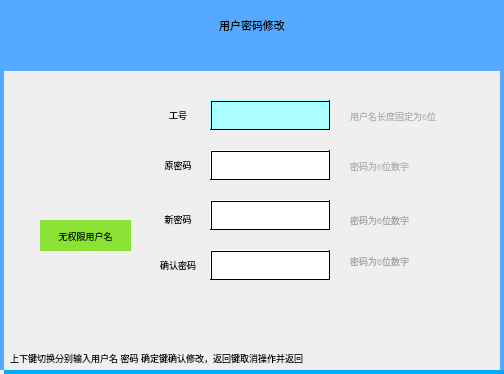
<?xml version="1.0" encoding="UTF-8"?>
<ui version="4.0">
 <class>powerusrmodifypasswd</class>
 <widget class="QWidget" name="powerusrmodifypasswd">
  <property name="geometry">
   <rect>
    <x>0</x>
    <y>0</y>
    <width>504</width>
    <height>374</height>
   </rect>
  </property>
  <property name="windowTitle">
   <string>Form</string>
  </property>
  <widget class="QLabel" name="label_2">
   <property name="geometry">
    <rect>
     <x>150</x>
     <y>204</y>
     <width>56</width>
     <height>30</height>
    </rect>
   </property>
   <property name="font">
    <font>
     <pointsize>7</pointsize>
    </font>
   </property>
   <property name="text">
    <string>新密码</string>
   </property>
   <property name="alignment">
    <set>Qt::AlignCenter</set>
   </property>
  </widget>
  <widget class="QLabel" name="label_pwd">
   <property name="geometry">
    <rect>
     <x>210</x>
     <y>200</y>
     <width>120</width>
     <height>30</height>
    </rect>
   </property>
   <property name="font">
    <font>
     <pointsize>8</pointsize>
    </font>
   </property>
   <property name="styleSheet">
    <string notr="true">background-color: rgb(255, 255, 255);border:2px groove light blue;padding:2px 4px;
</string>
   </property>
   <property name="text">
    <string/>
   </property>
  </widget>
  <widget class="QLabel" name="label_loginflag">
   <property name="geometry">
    <rect>
     <x>40</x>
     <y>130</y>
     <width>90</width>
     <height>90</height>
    </rect>
   </property>
   <property name="styleSheet">
    <string notr="true">image: url(:/pic/modify.png);</string>
   </property>
   <property name="text">
    <string/>
   </property>
  </widget>
  <widget class="QLabel" name="label_usr">
   <property name="geometry">
    <rect>
     <x>210</x>
     <y>100</y>
     <width>120</width>
     <height>30</height>
    </rect>
   </property>
   <property name="font">
    <font>
     <pointsize>8</pointsize>
    </font>
   </property>
   <property name="styleSheet">
    <string notr="true">border:2px groove light blue;padding:2px 4px;
background-color: rgb(170, 255, 255);
</string>
   </property>
   <property name="text">
    <string/>
   </property>
  </widget>
  <widget class="QLabel" name="label_10">
   <property name="geometry">
    <rect>
     <x>4</x>
     <y>370</y>
     <width>500</width>
     <height>4</height>
    </rect>
   </property>
   <property name="styleSheet">
    <string notr="true">background-color: rgb(0, 170, 255);</string>
   </property>
   <property name="text">
    <string/>
   </property>
  </widget>
  <widget class="QLabel" name="label_nametip">
   <property name="geometry">
    <rect>
     <x>40</x>
     <y>220</y>
     <width>91</width>
     <height>31</height>
    </rect>
   </property>
   <property name="font">
    <font>
     <pointsize>7</pointsize>
    </font>
   </property>
   <property name="styleSheet">
    <string notr="true">background-color: rgb(138, 226, 52);</string>
   </property>
   <property name="text">
    <string>无权限用户名</string>
   </property>
   <property name="alignment">
    <set>Qt::AlignCenter</set>
   </property>
  </widget>
  <widget class="QLabel" name="label">
   <property name="geometry">
    <rect>
     <x>150</x>
     <y>100</y>
     <width>56</width>
     <height>30</height>
    </rect>
   </property>
   <property name="font">
    <font>
     <pointsize>7</pointsize>
    </font>
   </property>
   <property name="text">
    <string>工号</string>
   </property>
   <property name="alignment">
    <set>Qt::AlignCenter</set>
   </property>
  </widget>
  <widget class="QLabel" name="label_4">
   <property name="geometry">
    <rect>
     <x>10</x>
     <y>350</y>
     <width>391</width>
     <height>16</height>
    </rect>
   </property>
   <property name="font">
    <font>
     <pointsize>7</pointsize>
    </font>
   </property>
   <property name="text">
    <string>上下键切换分别输入用户名 密码 确定键确认修改，返回键取消操作并返回</string>
   </property>
  </widget>
  <widget class="QWidget" name="widget" native="true">
   <property name="geometry">
    <rect>
     <x>0</x>
     <y>0</y>
     <width>504</width>
     <height>71</height>
    </rect>
   </property>
   <property name="styleSheet">
    <string notr="true">background-color: rgb(85, 170, 255);</string>
   </property>
   <widget class="QLabel" name="label_title">
    <property name="geometry">
     <rect>
      <x>0</x>
      <y>0</y>
      <width>504</width>
      <height>51</height>
     </rect>
    </property>
    <property name="font">
     <font>
      <pointsize>8</pointsize>
      <weight>50</weight>
      <bold>false</bold>
     </font>
    </property>
    <property name="text">
     <string>用户密码修改</string>
    </property>
    <property name="alignment">
     <set>Qt::AlignCenter</set>
    </property>
   </widget>
  </widget>
  <widget class="QLabel" name="label_8">
   <property name="geometry">
    <rect>
     <x>0</x>
     <y>70</y>
     <width>4</width>
     <height>300</height>
    </rect>
   </property>
   <property name="styleSheet">
    <string notr="true">background-color: rgb(85, 170, 255);</string>
   </property>
   <property name="text">
    <string/>
   </property>
  </widget>
  <widget class="QLabel" name="label_9">
   <property name="geometry">
    <rect>
     <x>500</x>
     <y>70</y>
     <width>4</width>
     <height>300</height>
    </rect>
   </property>
   <property name="styleSheet">
    <string notr="true">background-color: rgb(85, 170, 255);</string>
   </property>
   <property name="text">
    <string/>
   </property>
  </widget>
  <widget class="QLabel" name="label_pwdtip">
   <property name="geometry">
    <rect>
     <x>350</x>
     <y>204</y>
     <width>121</width>
     <height>31</height>
    </rect>
   </property>
   <property name="font">
    <font>
     <pointsize>7</pointsize>
    </font>
   </property>
   <property name="styleSheet">
    <string notr="true">color: rgb(166, 166, 166);</string>
   </property>
   <property name="text">
    <string>密码为6位数字</string>
   </property>
  </widget>
  <widget class="QLabel" name="label_usrtip">
   <property name="geometry">
    <rect>
     <x>350</x>
     <y>100</y>
     <width>131</width>
     <height>31</height>
    </rect>
   </property>
   <property name="font">
    <font>
     <pointsize>7</pointsize>
    </font>
   </property>
   <property name="styleSheet">
    <string notr="true">color: rgb(179, 179, 179);</string>
   </property>
   <property name="text">
    <string>用户名长度固定为6位</string>
   </property>
  </widget>
  <widget class="QLabel" name="label_3">
   <property name="geometry">
    <rect>
     <x>150</x>
     <y>250</y>
     <width>56</width>
     <height>30</height>
    </rect>
   </property>
   <property name="font">
    <font>
     <pointsize>7</pointsize>
    </font>
   </property>
   <property name="text">
    <string>确认密码</string>
   </property>
   <property name="alignment">
    <set>Qt::AlignCenter</set>
   </property>
  </widget>
  <widget class="QLabel" name="label_pwd2">
   <property name="geometry">
    <rect>
     <x>210</x>
     <y>250</y>
     <width>120</width>
     <height>30</height>
    </rect>
   </property>
   <property name="font">
    <font>
     <pointsize>8</pointsize>
    </font>
   </property>
   <property name="styleSheet">
    <string notr="true">background-color: rgb(255, 255, 255);border:2px groove light blue;padding:2px 4px;
</string>
   </property>
   <property name="text">
    <string/>
   </property>
  </widget>
  <widget class="QLabel" name="label_pwd2tip">
   <property name="geometry">
    <rect>
     <x>350</x>
     <y>250</y>
     <width>131</width>
     <height>21</height>
    </rect>
   </property>
   <property name="font">
    <font>
     <pointsize>7</pointsize>
    </font>
   </property>
   <property name="styleSheet">
    <string notr="true">color: rgb(166, 166, 166);</string>
   </property>
   <property name="text">
    <string>密码为6位数字</string>
   </property>
  </widget>
  <widget class="QLabel" name="label_tip">
   <property name="geometry">
    <rect>
     <x>240</x>
     <y>300</y>
     <width>211</width>
     <height>31</height>
    </rect>
   </property>
   <property name="font">
    <font>
     <pointsize>7</pointsize>
    </font>
   </property>
   <property name="text">
    <string/>
   </property>
  </widget>
  <widget class="QLabel" name="label_oldpwd">
   <property name="geometry">
    <rect>
     <x>210</x>
     <y>150</y>
     <width>120</width>
     <height>30</height>
    </rect>
   </property>
   <property name="font">
    <font>
     <pointsize>8</pointsize>
    </font>
   </property>
   <property name="styleSheet">
    <string notr="true">background-color: rgb(255, 255, 255);border:2px groove light blue;padding:2px 4px;
</string>
   </property>
   <property name="text">
    <string/>
   </property>
  </widget>
  <widget class="QLabel" name="label_5">
   <property name="geometry">
    <rect>
     <x>150</x>
     <y>150</y>
     <width>56</width>
     <height>30</height>
    </rect>
   </property>
   <property name="font">
    <font>
     <pointsize>7</pointsize>
    </font>
   </property>
   <property name="text">
    <string>原密码</string>
   </property>
   <property name="alignment">
    <set>Qt::AlignCenter</set>
   </property>
  </widget>
  <widget class="QLabel" name="label_oldpwdtip">
   <property name="geometry">
    <rect>
     <x>350</x>
     <y>150</y>
     <width>131</width>
     <height>31</height>
    </rect>
   </property>
   <property name="font">
    <font>
     <pointsize>7</pointsize>
    </font>
   </property>
   <property name="styleSheet">
    <string notr="true">color: rgb(179, 179, 179);</string>
   </property>
   <property name="text">
    <string>密码为6位数字</string>
   </property>
  </widget>
 </widget>
 <resources/>
 <connections/>
</ui>
